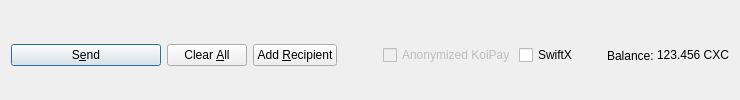
         <widget class="QFrame" name="frame_Send">
          <layout class="QHBoxLayout" name="horizontalLayout">
           <property name="bottomMargin">
            <number>0</number>
           </property>
           <item>
            <widget class="QPushButton" name="sendButton">
             <property name="minimumSize">
              <size>
               <width>150</width>
               <height>0</height>
              </size>
             </property>
             <property name="toolTip">
              <string>Confirm the send action</string>
             </property>
             <property name="text">
              <string>S&amp;end</string>
             </property>
             <property name="icon">
              <iconset resource="../koipay.qrc">
               <normaloff>:/icons/send</normaloff>:/icons/send</iconset>
             </property>
             <property name="autoDefault">
              <bool>false</bool>
             </property>
             <property name="default">
              <bool>true</bool>
             </property>
            </widget>
           </item>
           <item>
            <widget class="QPushButton" name="clearButton">
             <property name="sizePolicy">
              <sizepolicy hsizetype="Minimum" vsizetype="Fixed">
               <horstretch>0</horstretch>
               <verstretch>0</verstretch>
              </sizepolicy>
             </property>
             <property name="toolTip">
              <string>Clear all fields of the form.</string>
             </property>
             <property name="text">
              <string>Clear &amp;All</string>
             </property>
             <property name="icon">
              <iconset resource="../koipay.qrc">
               <normaloff>:/icons/remove</normaloff>:/icons/remove</iconset>
             </property>
             <property name="autoDefault">
              <bool>false</bool>
             </property>
            </widget>
           </item>
           <item>
            <widget class="QPushButton" name="addButton">
             <property name="toolTip">
              <string>Send to multiple recipients at once</string>
             </property>
             <property name="text">
              <string>Add &amp;Recipient</string>
             </property>
             <property name="icon">
              <iconset resource="../koipay.qrc">
               <normaloff>:/icons/add</normaloff>:/icons/add</iconset>
             </property>
             <property name="autoDefault">
              <bool>false</bool>
             </property>
            </widget>
           </item>
           <item>
            <spacer name="horizontalSpacer">
             <property name="orientation">
              <enum>Qt::Horizontal</enum>
             </property>
             <property name="sizeHint" stdset="0">
              <size>
               <width>40</width>
               <height>20</height>
              </size>
             </property>
            </spacer>
           </item>
           <item>
            <layout class="QHBoxLayout" name="horizontalLayout_2">
             <property name="spacing">
              <number>3</number>
             </property>
             <item>
              <widget class="QCheckBox" name="checkzCXC">
               <property name="enabled">
                <bool>false</bool>
               </property>
               <property name="text">
                <string>Anonymized KoiPay</string>
               </property>
              </widget>
             </item>
             <item>
              <widget class="QCheckBox" name="checkSwiftTX">
               <property name="enabled">
                <bool>true</bool>
               </property>
               <property name="minimumSize">
                <size>
                 <width>85</width>
                 <height>0</height>
                </size>
               </property>
               <property name="text">
                <string>SwiftX</string>
               </property>
              </widget>
             </item>
             <item>
              <widget class="QLabel" name="label">
               <property name="text">
                <string>Balance:</string>
               </property>
              </widget>
             </item>
             <item>
              <widget class="QLabel" name="labelBalance">
               <property name="sizePolicy">
                <sizepolicy hsizetype="Preferred" vsizetype="Fixed">
                 <horstretch>0</horstretch>
                 <verstretch>0</verstretch>
                </sizepolicy>
               </property>
               <property name="cursor">
                <cursorShape>IBeamCursor</cursorShape>
               </property>
               <property name="text">
                <string notr="true">123.456 CXC</string>
               </property>
               <property name="textInteractionFlags">
                <set>Qt::LinksAccessibleByMouse|Qt::TextSelectableByKeyboard|Qt::TextSelectableByMouse</set>
               </property>
              </widget>
             </item>
            </layout>
           </item>
          </layout>
         </widget>
